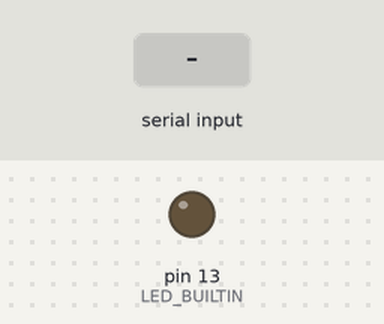
Recording of a sketch running on a simulated Arduino Leonardo, built with avr-gcc and run on an emulated ATmega32U4. Parts: output pins drawn as LEDs (lit = HIGH). Inputs (shaded band) come from the test bench.

Above: at 1.2 s.
1.3 s: "led_on" received over the second serial link
At 3.0 s:
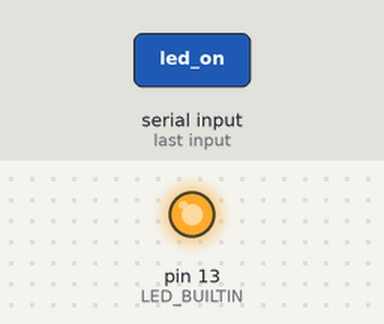
3.8 s: "led_off" received over the second serial link
At 6.2 s:
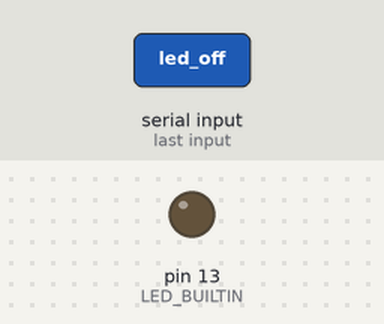
Timing chart, 0 to 7.7 s (numbered marks = the images above; inputs shaded):
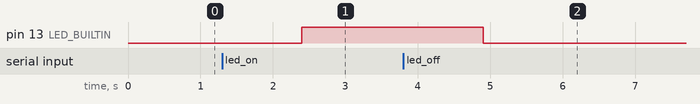

Measured:
- after the input at 1.3 s, pin 13 (LED_BUILTIN): LOW → HIGH after 1.1 s
- after the input at 3.8 s, pin 13 (LED_BUILTIN): HIGH → LOW after 1.1 s

The sketch:

___________________.ino
```cpp
#include "DHT.h"

void setup() {
  // put your setup code here, to run once:
  Serial.begin(115200UL);
  Serial1.begin(9600UL);
  pinMode(LED_BUILTIN, OUTPUT); // 13 == LED_BUILTIN
}

void loop() {
  // put your main code here, to run repeatedly:
  if(Serial1.available() > 0)
  {
    String command {Serial1.readString()};
    if (command == "led_on")                // command.equals("led_on") 가 더 좋은 표현
    {
      digitalWrite(LED_BUILTIN, HIGH);
      Serial1.println(F("LED ON"));         //ack신호 무전에서 정상적으로 들어오는것을 체크하는 역할
    }
    else if (command == "led_off")
    {
      digitalWrite(LED_BUILTIN, LOW);
      Serial1.println(F("LED OFF"));
    }
    else
    {
      Serial.println(F("You pressed wrong input value"));
    }
  }
  delay(100UL);
}
```
